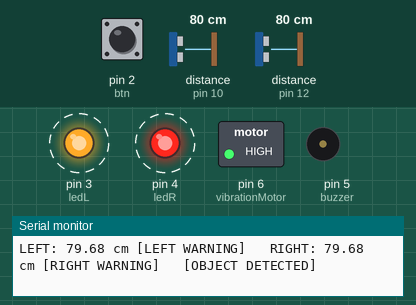
Simulated run of this sketch. Board: Arduino Uno, built with avr-gcc and run on an emulated ATmega328P. Shown: switched loads named in the sketch (green lamp = pin HIGH), output pins drawn as LEDs (lit = HIGH), buzzer (waves = sounding, pin HIGH), the last lines printed to the serial monitor. Wiring (inferred from the names in the program): 2 × ultrasonic range finder: trigger pin 9, echo pin 10 / trigger pin 11, echo pin 12. Dashed ring = blinking. The test bench sets the inputs (shaded band); at power-on: pin 2 (btn) HIGH, distance to the obstacle (sensors on pin 10, pin 12) 80 cm. The echo pulse lasts 58.3 µs per cm; pins used as bus, display or sensor lines are not drawn.

Above: at 2.2 s.
2.3 s: pin 2 (btn) pulled LOW for 0.15 s
At 2.42 s:
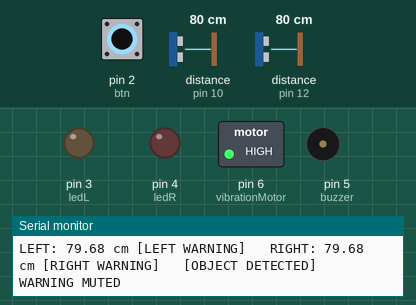
At 3.1 s:
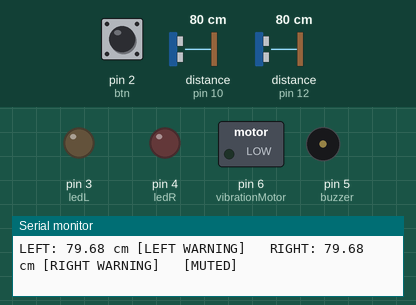
4.0 s: distance to the obstacle (sensor on pin 10) set to 2 cm
7.0 s: distance to the obstacle (sensor on pin 12) set to 2 cm
10.0 s: pin 2 (btn) pulled LOW for 1 s
At 11.2 s:
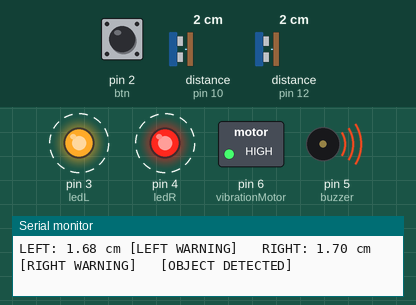
14.0 s: distance to the obstacle (sensor on pin 10) set to 98 cm
17.0 s: distance to the obstacle (sensor on pin 10) set to 106 cm
At 17.8 s:
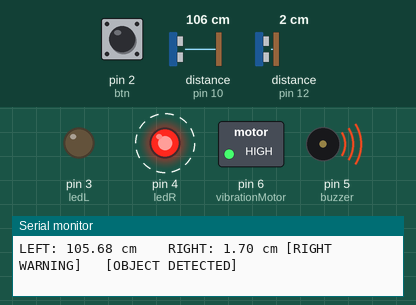
Timing chart, 0 to 21.0 s (numbered marks = the images above; inputs shaded):
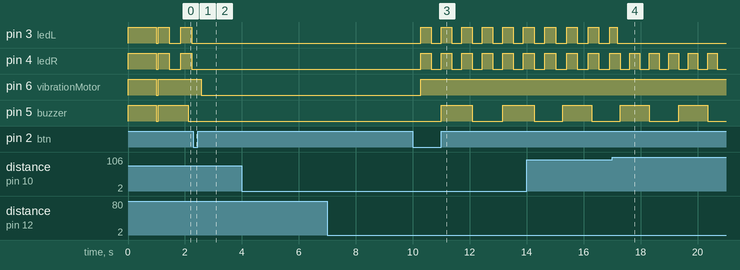

The sketch:

led_buzzer_push_one_side.ino
```cpp
// ==========================================
// BLIND SPOT HELMET - COMBINED SYSTEM
// 2 Ultrasonic Sensors
// 2 LEDs
// 1 Buzzer
// 1 Coin Vibration Motor
// 1 Push Button
// ==========================================

// ---------- ULTRASONIC SENSORS ----------

const int trigL = 9;
const int echoL = 10;

const int trigR = 11;
const int echoR = 12;


// ---------- LEDs ----------

const int ledL = 3;
const int ledR = 4;


// ---------- BUZZER ----------

const int buzzer = 5;


// ---------- COIN VIBRATION MOTOR ----------

const int vibrationMotor = 6;


// ---------- PUSH BUTTON ----------

const int btn = 2;


// ---------- SETTINGS ----------

const int LIMIT_CM = 100;


// ---------- STATES ----------

bool muted = false;
bool lastBtn = HIGH;

bool ledBlinkState = false;
bool buzzerState = false;

unsigned long previousLedTime = 0;
unsigned long previousBuzzerTime = 0;

const unsigned long ledInterval = 300;
const unsigned long buzzerInterval = 1000;


// ==========================================
// DISTANCE MEASUREMENT FUNCTION
// ==========================================

float readCm(int trig, int echo)
{
  digitalWrite(trig, LOW);
  delayMicroseconds(2);

  digitalWrite(trig, HIGH);
  delayMicroseconds(10);

  digitalWrite(trig, LOW);

  long t = pulseIn(echo, HIGH, 30000);

  if (t == 0)
  {
    return 999;
  }

  return t * 0.0343 / 2;
}


// ==========================================
// SETUP
// ==========================================

void setup()
{
  Serial.begin(9600);

  // Ultrasonic sensors
  pinMode(trigL, OUTPUT);
  pinMode(echoL, INPUT);

  pinMode(trigR, OUTPUT);
  pinMode(echoR, INPUT);

  // LEDs
  pinMode(ledL, OUTPUT);
  pinMode(ledR, OUTPUT);

  // Buzzer
  pinMode(buzzer, OUTPUT);

  // Vibration motor
  pinMode(vibrationMotor, OUTPUT);

  // Push button
  pinMode(btn, INPUT_PULLUP);


  // ---------- STARTUP TEST ----------

  Serial.println("Blind Spot Helmet System Started");

  digitalWrite(ledL, HIGH);
  digitalWrite(ledR, HIGH);

  digitalWrite(buzzer, HIGH);
  digitalWrite(vibrationMotor, HIGH);

  delay(1000);

  // Turn everything OFF

  digitalWrite(ledL, LOW);
  digitalWrite(ledR, LOW);

  digitalWrite(buzzer, LOW);
  digitalWrite(vibrationMotor, LOW);
}


// ==========================================
// MAIN LOOP
// ==========================================

void loop()
{
  // ---------- PUSH BUTTON / MUTE ----------

  bool b = digitalRead(btn);

  if (lastBtn == HIGH && b == LOW)
  {
    muted = !muted;

    buzzerState = false;

    digitalWrite(buzzer, LOW);

    Serial.println(muted ? "WARNING MUTED" :
                            "WARNING ENABLED");

    delay(200);
  }

  lastBtn = b;


  // ---------- READ LEFT SENSOR ----------

  float leftDistance = readCm(trigL, echoL);

  delay(50);


  // ---------- READ RIGHT SENSOR ----------

  float rightDistance = readCm(trigR, echoR);


  // ---------- OBJECT DETECTION ----------

  bool leftOn =
    (leftDistance > 0 && leftDistance < LIMIT_CM);

  bool rightOn =
    (rightDistance > 0 && rightDistance < LIMIT_CM);

  bool danger = leftOn || rightOn;


  // ---------- LED BLINKING ----------

  unsigned long currentTime = millis();

  if (currentTime - previousLedTime >= ledInterval)
  {
    previousLedTime = currentTime;
    ledBlinkState = !ledBlinkState;
  }


  // Left LED

  if (!muted && leftOn)
  {
    digitalWrite(ledL, ledBlinkState ? HIGH : LOW);
  }
  else
  {
    digitalWrite(ledL, LOW);
  }


  // Right LED

  if (!muted && rightOn)
  {
    digitalWrite(ledR, ledBlinkState ? HIGH : LOW);
  }
  else
  {
    digitalWrite(ledR, LOW);
  }


  // ---------- BUZZER ALERT ----------
  // 1 second ON / 1 second OFF

  if (danger && !muted)
  {
    if (currentTime - previousBuzzerTime >= buzzerInterval)
    {
      previousBuzzerTime = currentTime;
      buzzerState = !buzzerState;
    }

    digitalWrite(buzzer, buzzerState ? HIGH : LOW);
  }
  else
  {
    digitalWrite(buzzer, LOW);
    buzzerState = false;
    previousBuzzerTime = currentTime;
  }


  // ---------- COIN VIBRATION MOTOR ----------

  if (danger && !muted)
  {
    digitalWrite(vibrationMotor, HIGH);
  }
  else
  {
    digitalWrite(vibrationMotor, LOW);
  }


  // ---------- SERIAL MONITOR ----------

  Serial.print("LEFT: ");
  Serial.print(leftDistance);
  Serial.print(" cm ");

  if (leftOn)
  {
    Serial.print("[LEFT WARNING]");
  }

  Serial.print("   RIGHT: ");
  Serial.print(rightDistance);
  Serial.print(" cm ");

  if (rightOn)
  {
    Serial.print("[RIGHT WARNING]");
  }

  if (muted)
  {
    Serial.print("   [MUTED]");
  }
  else if (danger)
  {
    Serial.print("   [OBJECT DETECTED]");
  }
  else
  {
    Serial.print("   [SAFE]");
  }

  Serial.println();

  delay(50);
}
```

Measured:
- the behaviour switches between 100 and 101 cm on distance to the obstacle (sensor on pin 10) (found by bisection; images 3 and 4)
- after the input at 2.3 s, pin 3 (ledL), pin 4 (ledR): stops changing and stays LOW; pin 6 (vibrationMotor): HIGH → LOW after 0.27 s; pin 5 (buzzer): stays LOW (without the input it goes to HIGH after 0.86 s)
- after the input at 10.0 s, pin 3 (ledL), pin 4 (ledR): alternates HIGH for 0.36 s and LOW for 0.36 s, starting after 0.29 s; pin 6 (vibrationMotor): LOW → HIGH after 0.29 s; pin 5 (buzzer): LOW → HIGH after 1.0 s, → LOW 1.1 s later, → HIGH 1.1 s later
